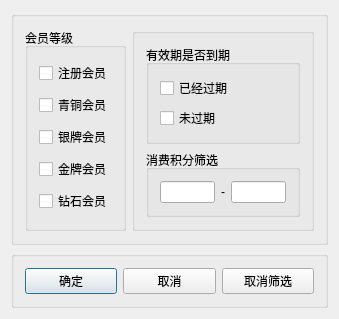
<?xml version="1.0" encoding="UTF-8"?>
<ui version="4.0">
 <class>memberchoose</class>
 <widget class="QDialog" name="memberchoose">
  <property name="geometry">
   <rect>
    <x>0</x>
    <y>0</y>
    <width>339</width>
    <height>280</height>
   </rect>
  </property>
  <property name="windowTitle">
   <string>memberchoose</string>
  </property>
  <layout class="QVBoxLayout" name="verticalLayout_3">
   <item>
    <widget class="QGroupBox" name="groupBox_3">
     <property name="title">
      <string/>
     </property>
     <layout class="QHBoxLayout" name="horizontalLayout">
      <item>
       <widget class="QGroupBox" name="groupBox">
        <property name="title">
         <string>会员等级</string>
        </property>
        <layout class="QVBoxLayout" name="verticalLayout">
         <item>
          <widget class="QCheckBox" name="checkBox_0">
           <property name="text">
            <string>注册会员</string>
           </property>
          </widget>
         </item>
         <item>
          <widget class="QCheckBox" name="checkBox_1">
           <property name="text">
            <string>青铜会员</string>
           </property>
          </widget>
         </item>
         <item>
          <widget class="QCheckBox" name="checkBox_2">
           <property name="text">
            <string>银牌会员</string>
           </property>
          </widget>
         </item>
         <item>
          <widget class="QCheckBox" name="checkBox_3">
           <property name="text">
            <string>金牌会员</string>
           </property>
          </widget>
         </item>
         <item>
          <widget class="QCheckBox" name="checkBox_4">
           <property name="text">
            <string>钻石会员</string>
           </property>
          </widget>
         </item>
        </layout>
       </widget>
      </item>
      <item>
       <widget class="QGroupBox" name="groupBox_5">
        <property name="title">
         <string/>
        </property>
        <layout class="QVBoxLayout" name="verticalLayout_4">
         <item>
          <widget class="QGroupBox" name="groupBox_2">
           <property name="title">
            <string>有效期是否到期</string>
           </property>
           <layout class="QVBoxLayout" name="verticalLayout_2">
            <item>
             <widget class="QCheckBox" name="checkBox_6">
              <property name="text">
               <string>已经过期</string>
              </property>
             </widget>
            </item>
            <item>
             <widget class="QCheckBox" name="checkBox_5">
              <property name="text">
               <string>未过期</string>
              </property>
             </widget>
            </item>
           </layout>
          </widget>
         </item>
         <item>
          <widget class="QGroupBox" name="groupBox_6">
           <property name="title">
            <string>消费积分筛选</string>
           </property>
           <layout class="QHBoxLayout" name="horizontalLayout_3">
            <item>
             <widget class="QLineEdit" name="lineEdit_down"/>
            </item>
            <item>
             <widget class="QLabel" name="label">
              <property name="text">
               <string>-</string>
              </property>
             </widget>
            </item>
            <item>
             <widget class="QLineEdit" name="lineEdit_up"/>
            </item>
           </layout>
          </widget>
         </item>
        </layout>
       </widget>
      </item>
     </layout>
    </widget>
   </item>
   <item>
    <widget class="QGroupBox" name="groupBox_4">
     <property name="title">
      <string/>
     </property>
     <layout class="QHBoxLayout" name="horizontalLayout_2">
      <item>
       <widget class="QPushButton" name="pushButton_right">
        <property name="text">
         <string>确定</string>
        </property>
       </widget>
      </item>
      <item>
       <widget class="QPushButton" name="pushButton_false">
        <property name="text">
         <string>取消</string>
        </property>
       </widget>
      </item>
      <item>
       <widget class="QPushButton" name="pushButton_cancel">
        <property name="text">
         <string>取消筛选</string>
        </property>
       </widget>
      </item>
     </layout>
    </widget>
   </item>
  </layout>
 </widget>
 <layoutdefault spacing="6" margin="11"/>
 <resources/>
 <connections/>
</ui>
